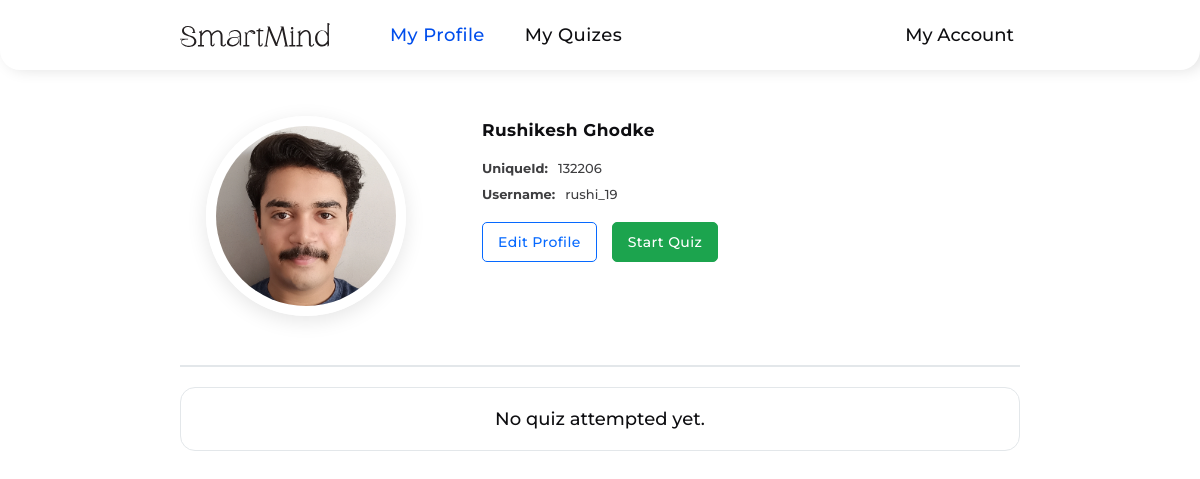
Screenshot of /user/profile.php (signed in) with the database file from the repository.
### tables this page shows
CREATE TABLE `students` (
  `studentId` int(11) NOT NULL,
  `studentUniqueId` int(11) NOT NULL,
  `firstName` varchar(255) NOT NULL,
  `lastName` varchar(255) NOT NULL,
  `dateOfBirth` date NOT NULL,
  `gender` varchar(10) NOT NULL,
  `email` varchar(255) NOT NULL,
  `mobileNumber` varchar(10) NOT NULL,
  `username` varchar(255) NOT NULL,
  `studentImage` varchar(255) NOT NULL,
  `password` varchar(255) NOT NULL,
  `accountCreationDateTime` datetime NOT NULL,
  `verificationToken` varchar(255) NOT NULL,
  `tokenExpirationTime` datetime DEFAULT NULL,
  `isVerified` tinyint(1) NOT NULL
);

### assets/php/profileDetails.php (called while the page is built, shortened)
<?php
require "connection.php";
if (!empty($_SESSION['studentId'])) {
  $studentId = $_SESSION['studentId'];
  $selectQuery = mysqli_query($connection, "SELECT * FROM `students` WHERE `studentId` = $studentId");
  if ($selectQuery) {
    $fetchData = mysqli_fetch_assoc($selectQuery);
  }
  else {
    echo mysqli_error($connection);
  }
}
else
{
  header("Location: ../login.php");
}
?>

### assets/php/attemptedQuiz.php (called while the page is built)
<?php
include "connection.php";
if (!empty($_SESSION["studentId"])) {
  $studentId = $_SESSION["studentId"];
  $selectQuery = mysqli_query($connection, "SELECT * FROM `attempted_quiz` WHERE `studentId` = $studentId");
}
?>

### user/profile.php (the view, shortened to what this page needs)
<?php
include "../assets/php/profileDetails.php";
include "../assets/php/attemptedQuiz.php";
?>
<!DOCTYPE html>
<html lang="en">
<head>
  <link rel="stylesheet" href="../assets/css/profile.css" />
  <link rel="stylesheet" href="https://cdn-uicons.flaticon.com/2.1.0/uicons-regular-rounded/css/uicons-regular-rounded.css" />
  <link rel="stylesheet" href="https://cdn-uicons.flaticon.com/2.1.0/uicons-thin-straight/css/uicons-thin-straight.css" />
</head>
<body>
  <header class="header">
    <div class="left-side">
      <div class="logo">
        <img src="../assets/images/Logo.svg" alt="logo" />
      </div>
      <nav class="navbar">
        <ul>
          <li class="active"><a href="./profile.php">My Profile</a></li>
          <li><a href="./quizes.php">My Quizes</a></li>
        </ul>
      </nav>
    </div>
    <div class="right-side">
      <div class="user">
        <span>My Account <i class="fi fi-rr-angle-small-down"></i></span>
      </div>
    </div>
  </header>
  <section class="profile-container">
    <div class="container">
      <div class="profile-content">
        <div class="student-image">
          <label for="profile-img">
            <?php
            if (!empty($fetchData["studentImage"])) {
            ?>
              <img src="../assets/StudentsProfileImages/<?php echo $fetchData["studentImage"]; ?>" style='width: 20rem; height: 20rem; object-fit: cover; border: 1rem solid #fff; text-align: center; border-radius: 50%; box-shadow: 0 5px 2rem rgba(0, 0, 0, 0.1);' class='profile-img'>
            <?php
            } else {
            ?>
            <?php
              echo "<img src='../assets/images/profile-user.png' style='width: 20rem; height: 20rem; object-fit: cover; text-align: center; border: 1rem solid #fff; border-radius: 50%; box-shadow: 0 5px 2rem rgba(0, 0, 0, 0.1);' class='profile-img'>";
            }
            ?>
          </label>
        </div>
        <div class="student-data">
          <h1><?php echo $fetchData['firstName'] . ' ' . $fetchData['lastName']; ?></h1>
          <div class="profile-info-wrapper">
            <div class="profile-info-item">
              <span class="profile-info-item-label">UniqueId: </span>
              <span class="profile-info-item-value"><?php echo $fetchData['studentUniqueId'] ?></span>
            </div>
            <div class="profile-info-item">
              <span class="profile-info-item-label">Username: </span>
              <span class="profile-info-item-value"><?php echo $fetchData['username'] ?></span>
            </div>
            <div class="profile-info-item">
              <a class="edit-profile" href="./editprofile.php">Edit Profile</a>
              <a class="start-quiz" href="./quizes.php">Start Quiz</a>
            </div>
          </div>
        </div>
      </div>
      <div class="quizes-content">
        <?php
        if (mysqli_num_rows($selectQuery) > 0) {
          while ($row = mysqli_fetch_assoc($selectQuery)) {
        ?>
            <div class="quiz-container">
              <div class="lang-image-container">
                <div class="lang-image">
                  <?php
                  if (!empty($row["langImages"])) {
                  ?>
                    <img src="../assets/languageImages/<?php echo $row["langImages"] ?>" alt="language-logo">
                  <?php
                  } else {
                  ?>
                    <img src="../assets/images/default-lang-image.png" alt="default-lang-image">
                  <?php
                  }
                  ?>
                </div>
              </div>
              <div class="quiz-attempted-info">
                <div class="profile-skills-item">
                  <h2><?php echo $row["quiz_topic_name"]; ?></h2>
                </div>
                <div class="profile-skills-item">
                  <span class="profile-skills-item-label">Level: </span>
                  <span class="profile-skills-item-value"><?php echo $row["level"]; ?></span>
                </div>
                <div class="profile-skills-item">
                  <span class="profile-skills-item-label">Score: </span>
                  <span class="profile-skills-item-value"><?php echo $row["score"]; ?></span>
                </div>
                <div class="profile-skills-item">
                  <span class="profile-skills-item-label">Result: </span>
                  <span class="profile-skills-item-value"><?php echo $row["result"]; ?></span>
                </div>
              </div>
            </div>
          <?php
          }
          ?>
        <?php
        } else {
        ?>
          <div class="no-quiz-attempted">
            <span>No quiz attempted yet.</span>
          </div>
        <?php
        }
        ?>
      </div>
    </div>
  </section>
</body>
</html>

### assets/css/profile.css (style rules this page uses)
* { margin: 0; padding: 0; box-sizing: border-box; font-family: "Montserrat", sans-serif; text-decoration: none; list-style: none; outline: none; }
:root { --bg-color: #f3f7ff; --border-color: #e3e7ea; --smart-mind-20: #ffffff; --smart-mind-50: #edf7ff; --smart-mind-100: #d6ecff; --smart-mind-200: #b5dfff; --smart-mind-300: #83ccff; --smart-mind-400: #48b0ff; --smart-mind-500: #1e8aff; --smart-mind-600: #0669ff; --smart-mind-700: #004eec; --smart-mind-800: #0841c5; --smart-mind-900: #0d3c9b; --smart-mind-950: #0e255d; --text-color: #0e0e11; }
html { font-size: 62.5%; scroll-behavior: smooth; }
body { width: 100%; height: 100vh; position: relative; }
.header { position: fixed; top: 0; width: 100%; height: 7rem; padding: 0 18rem; background-color: var(--smart-mind-20); border-radius: 0 0 2rem 2rem; box-shadow: 5px 0 15px rgba(0, 0, 0, 0.12); display: flex; align-items: center; justify-content: space-between; transition: 0.2s ease-in-out; z-index: 999; }
.header .left-side, .navbar, .navbar ul, .logo, .right-side, .right-side .user { height: 100%; display: flex; align-items: center; }
.left-side { gap: 6rem; }
.left-side .logo img { width: 15rem; }
.left-side .navbar ul { display: flex; align-items: center; gap: 4rem; }
.navbar ul li a { font-size: 1.8rem; font-weight: 500; letter-spacing: 0.4px; color: var(--text-color); transition: 0.2s ease-in-out; }
.navbar ul li.active a { color: var(--smart-mind-700); }
.user { position: relative; }
.user span { font-size: 1.8rem; font-weight: 500; color: var(--text-color); display: flex; align-items: center; gap: 0.6rem; cursor: pointer; transition: 0.2s ease-in-out; }
.profile-container { width: 100%; height: 100%; background-color: var(--smart-mind-20); padding-top: 7rem; display: flex; align-items: center; justify-content: center; }
.profile-container .container { width: 90%; height: 100%; display: flex; flex-direction: column; align-items: center; }
.container .profile-content { width: 70vw; height: 45%; }
.container .quizes-content { width: 70vw; height: 65%; }
.container .profile-content { display: flex; align-items: center; justify-content: space-between; border-bottom: 2px solid var(--border-color); }
.profile-content .student-image { width: 30%; height: 100%; display: flex; align-items: center; justify-content: center; }
.profile-content .student-data { width: 70%; height: 100%; padding: 5rem; }
.student-data h1 { font-size: 1.7rem; color: var(--text-color); letter-spacing: 0.4px; margin-bottom: 2rem; }
.student-data .profile-info-wrapper { display: flex; flex-direction: column; gap: 1rem; }
.profile-info-item { display: flex; align-items: center; gap: 1rem; }
.profile-info-item-label { font-size: 1.3rem; font-weight: 700; color: var(--text-color); opacity: 0.8; }
.profile-info-item-value { font-size: 1.3rem; font-weight: 500; color: var(--text-color); opacity: 0.8; }
.profile-info-item .edit-profile, .profile-info-item .start-quiz { font-size: 1.4rem; font-weight: 500; letter-spacing: 0.4px; color: var(--smart-mind-600); margin-top: 1rem; padding: 1rem 1.5rem; border: 1px solid var(--smart-mind-600); border-radius: 5px; transition: 0.2s ease-in-out; }
.profile-info-item .start-quiz { border-color: #1ca44e; background-color: #1ca44e; color: var(--smart-mind-20); margin-left: 0.5rem; }
.container .quizes-content { padding: 2rem 0; display: flex; flex-direction: column; gap: 2rem; }
.quizes-content .no-quiz-attempted { width: 100%; padding: 2rem; background-color: var(--smart-mind-20); border: 1px solid var(--border-color); border-radius: 1.5rem; display: flex; flex-direction: column; align-items: center; gap: 1rem; }
.no-quiz-attempted span { font-size: 1.8rem; font-weight: 500; color: var(--text-color); }

### rows the page displays
students: studentImage (picture), firstName "Rushikesh", lastName "Ghodke", studentUniqueId "132206", username "rushi_19"
